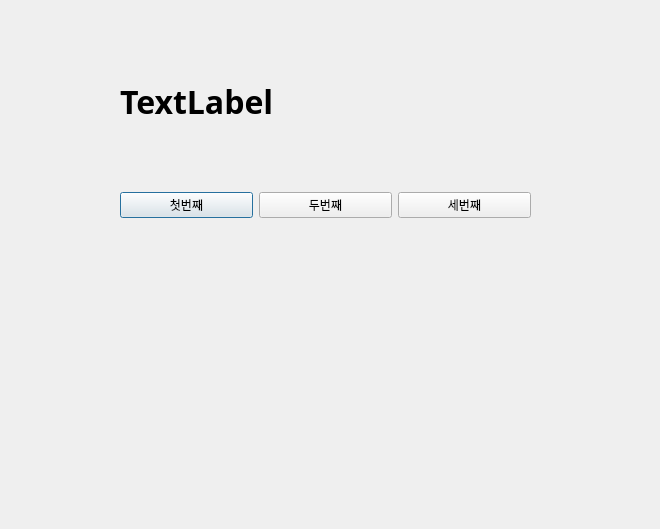
<?xml version="1.0" encoding="UTF-8"?>
<ui version="4.0">
 <class>Dialog</class>
 <widget class="QDialog" name="Dialog">
  <property name="geometry">
   <rect>
    <x>0</x>
    <y>0</y>
    <width>660</width>
    <height>529</height>
   </rect>
  </property>
  <property name="windowTitle">
   <string>Dialog</string>
  </property>
  <widget class="QLabel" name="label">
   <property name="geometry">
    <rect>
     <x>120</x>
     <y>71</y>
     <width>421</width>
     <height>61</height>
    </rect>
   </property>
   <property name="font">
    <font>
     <family>맑은 고딕</family>
     <pointsize>24</pointsize>
     <weight>75</weight>
     <bold>true</bold>
    </font>
   </property>
   <property name="text">
    <string>TextLabel</string>
   </property>
  </widget>
  <widget class="QWidget" name="horizontalLayoutWidget">
   <property name="geometry">
    <rect>
     <x>120</x>
     <y>150</y>
     <width>411</width>
     <height>111</height>
    </rect>
   </property>
   <layout class="QHBoxLayout" name="horizontalLayout">
    <item>
     <widget class="QPushButton" name="pushButton_3">
      <property name="text">
       <string>첫번째</string>
      </property>
     </widget>
    </item>
    <item>
     <widget class="QPushButton" name="pushButton_2">
      <property name="text">
       <string>두번째</string>
      </property>
     </widget>
    </item>
    <item>
     <widget class="QPushButton" name="pushButton">
      <property name="text">
       <string>세번째</string>
      </property>
     </widget>
    </item>
   </layout>
  </widget>
 </widget>
 <resources/>
 <connections>
  <connection>
   <sender>pushButton_3</sender>
   <signal>clicked()</signal>
   <receiver>Dialog</receiver>
   <slot>firstClick()</slot>
   <hints>
    <hint type="sourcelabel">
     <x>157</x>
     <y>210</y>
    </hint>
    <hint type="destinationlabel">
     <x>169</x>
     <y>284</y>
    </hint>
   </hints>
  </connection>
  <connection>
   <sender>pushButton_2</sender>
   <signal>clicked()</signal>
   <receiver>Dialog</receiver>
   <slot>secondClick()</slot>
   <hints>
    <hint type="sourcelabel">
     <x>317</x>
     <y>207</y>
    </hint>
    <hint type="destinationlabel">
     <x>318</x>
     <y>283</y>
    </hint>
   </hints>
  </connection>
  <connection>
   <sender>pushButton</sender>
   <signal>clicked()</signal>
   <receiver>Dialog</receiver>
   <slot>thirdClick()</slot>
   <hints>
    <hint type="sourcelabel">
     <x>452</x>
     <y>207</y>
    </hint>
    <hint type="destinationlabel">
     <x>469</x>
     <y>282</y>
    </hint>
   </hints>
  </connection>
 </connections>
 <slots>
  <slot>firstClick()</slot>
  <slot>secondClick()</slot>
  <slot>thirdClick()</slot>
 </slots>
</ui>
